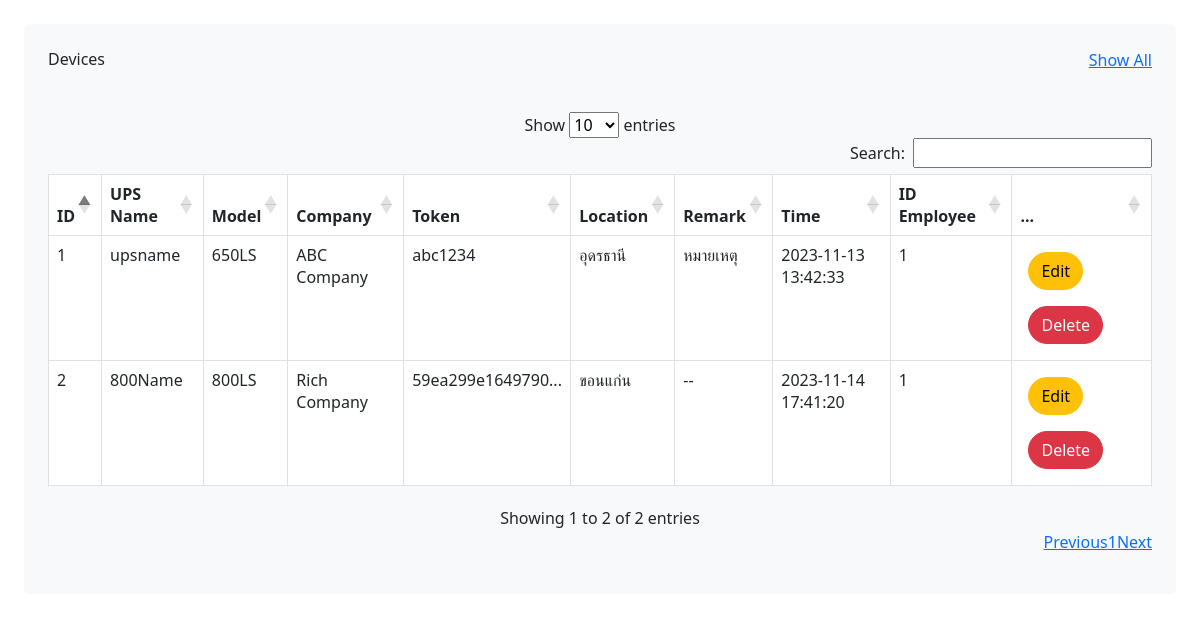
Screenshot of /tbl.php with the database file from the repository.
### tables this page shows
CREATE TABLE `devices` (
  `d_id` int(8) NOT NULL COMMENT 'ไอดีออโต้',
  `d_upsname` varchar(255) NOT NULL COMMENT 'ชื่อUPS',
  `d_model` varchar(255) NOT NULL COMMENT 'ชื่อรุ่นUPS',
  `d_company` varchar(255) NOT NULL COMMENT 'ชื่อบริษัทหรือหน่วยงาน',
  `d_token` varchar(255) NOT NULL COMMENT 'โทเคน',
  `d_location` varchar(255) NOT NULL COMMENT 'สถานที่ตั้ง',
  `d_remark` text NOT NULL COMMENT 'หมายเหตุ',
  `d_record` datetime NOT NULL COMMENT 'วันเวลาที่บันทึก',
  `d_idemp` int(8) NOT NULL COMMENT 'พนักงานบันทึกข้อมูล'
);

### tbl.php (the view, shortened to what this page needs)
<link href="https://cdnjs.cloudflare.com/ajax/libs/twitter-bootstrap/5.3.0/css/bootstrap.min.css" rel="stylesheet">
<link href="https://cdn.datatables.net/1.13.7/css/dataTables.bootstrap5.min.css" rel="stylesheet">
            <div class="container-fluid pt-4 px-4">
                <div class="bg-light text-center rounded p-4">
                    <div class="d-flex align-items-center justify-content-between mb-4">
                        <h6 class="mb-0">Devices</h6>
                        <a href="">Show All</a>
                    </div>
                    <form class="form-horizontal" method="POST">
                    <div class="table-responsive pt-3">
                        <table  id="devices" class="display table text-start table-bordered table-hover mb-0">
                            <thead>
                                <tr class="text-dark">
                                    <th scope="col">ID</th>
                                    <th scope="col">UPS Name</th>
                                    <th scope="col">Model</th>
                                    <th scope="col">Company</th>
                                    <th scope="col">Token</th>
                                    <th scope="col">Location</th>
                                    <th scope="col">Remark</th>
                                    <th scope="col">Time</th>
                                    <th scope="col">ID Employee</th>
                                    <th scope="col">...</th>
                                </tr>
                            </thead>
                            <tbody>
                            <?php
                        include ("condb.php");
                        $sql1="SELECT * FROM `devices` ";
                        $rs = mysqli_query($conn,$sql1);
                        if ($rs->num_rows > 0) {
                          while($data = $rs->fetch_assoc()) {
                         ?>
                                <tr>
                                <td> <?php echo $data['d_id']; ?></td>
                                <td> <?php echo $data['d_upsname']; ?> </td>
                                <td><?php echo $data['d_model'];?> </td>
                                <td> <?php echo $data['d_company'];?></td>
                                <td> <?php
                                $token_short = strlen($data['d_token']) > 15 ? substr($data['d_token'], 0, 15) . '...' : $data['d_token'];
                                echo $token_short;
                                ?></td>
                                <td> <?php echo $data['d_location'];?></td>
                                <td> <?php echo $data['d_remark'];?></td>
                                <td> <?php echo $data['d_record'];?></td>
                                <td> <?php echo $data['d_idemp'];?></td>
                                <td>
                                <input type="button" class="btn btn-warning rounded-pill m-2" value="Edit"  onclick="window.location='edit.php?did=<?=$data['d_id'];?>'" />
                                <input type="button" class="btn btn-danger rounded-pill m-2" value="Delete"  onclick="window.location='delete.php?did=<?=$data['d_id'];?>'" > </td>
                                </tr>
                                <?php }
                        @$conn->close(); ?>
                        <?php } ?>
                            </tbody>
                        </table>
                    </div>
                    </form>
                </div>
            </div>

### rows the page displays
devices: d_id "1", d_upsname "upsname", d_model "650LS", d_company "ABC Company", d_token "abc1234", d_location "อุดรธานี", d_remark "หมายเหตุ", d_record "2023-11-13 13:42:33", d_idemp "1"
devices: d_id "2", d_upsname "800Name", d_model "800LS", d_company "Rich Company", d_token "59ea299e1649790...", d_location "ขอนแก่น", d_remark "--", d_record "2023-11-14 17:41:20", d_idemp "1"
